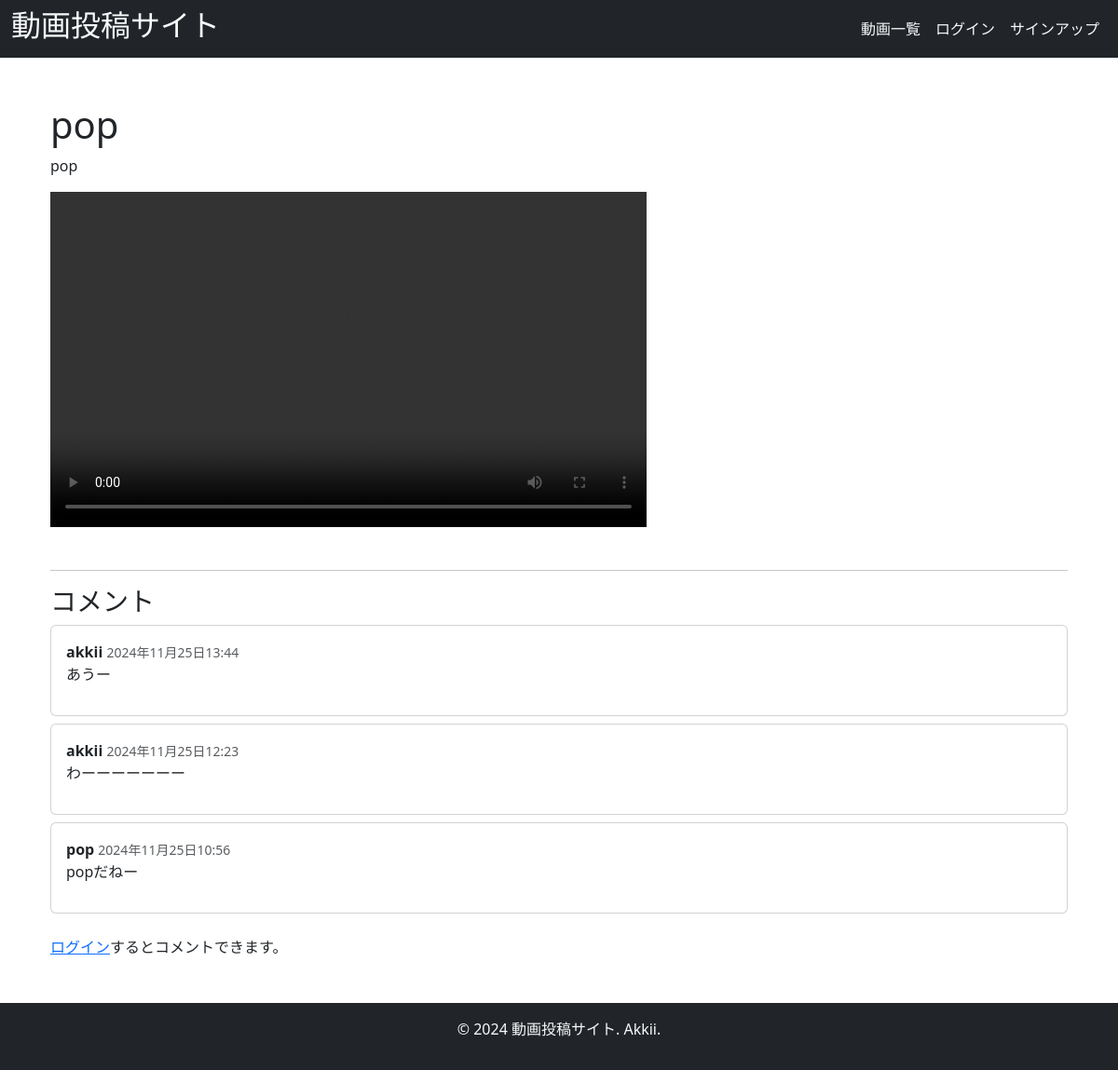
Screenshot of /video/4/ with the database file from the repository.
### videos/models.py (models this page shows, shortened)
class Video(models.Model):
    title = models.CharField(max_length=255)
    description = models.TextField(blank=True)
    video_file = models.FileField(upload_to='videos/')
    uploaded_at = models.DateTimeField(auto_now_add=True)
    uploaded_by = models.ForeignKey(User, on_delete=models.CASCADE)

class Comment(models.Model):
    video = models.ForeignKey(Video, related_name='comments', on_delete=models.CASCADE)
    user = models.ForeignKey(User, on_delete=models.CASCADE)
    content = models.TextField()
    created_at = models.DateTimeField(auto_now_add=True)

### videos/views.py (the view)
# urls.py: path('video/<int:video_id>/', views.video_detail, name='video_detail'),  # 動画詳細
def video_detail(request, video_id):
    video = get_object_or_404(Video, id=video_id)
    comments = video.comments.all().order_by('-created_at')  # コメント一覧
    if request.method == 'POST':
        if request.user.is_authenticated:
            form = CommentForm(request.POST)
            if form.is_valid():
                comment = form.save(commit=False)
                comment.video = video
                comment.user = request.user
                comment.save()
                return redirect('video_detail', video_id=video.id)
        else:
            return redirect('login')
    else:
        form = CommentForm()
    return render(request, 'videos/video_detail.html', {
        'video': video,
        'comments': comments,
        'form': form,
    })

### videos/templates/videos/video_detail.html (shortened to what this page needs)
{% extends 'base.html' %}
{% block content %}
<div class="container mt-5">
    <h1>{{ video.title }}</h1>
    <p>{{ video.description }}</p>
    <video controls class="mb-4" width="640" height="360">
        <source src="{{ video.video_file.url }}" type="video/mp4">
    </video>
    <hr>
    <h3>コメント</h3>
    {% if comments %}
        <div class="mb-4">
            {% for comment in comments %}
            <div class="card mb-2">
                <div class="card-body">
                    <strong>{{ comment.user.username }}</strong>
                    <small class="text-muted">{{ comment.created_at }}</small>
                    <p>{{ comment.content }}</p>
                </div>
            </div>
            {% endfor %}
        </div>
    {% else %}
        <p>まだコメントはありません。</p>
    {% endif %}
    {% if user.is_authenticated %}
    <hr>
    <h4>コメントを追加</h4>
    <form method="post">
        {% csrf_token %}
        {{ form.as_p }}
        <button type="submit" class="btn btn-primary">投稿</button>
    </form>
    {% else %}
    <p><a href="{% url 'login' %}">ログイン</a>するとコメントできます。</p>
    {% endif %}
</div>
{% endblock %}

### videos/templates/base.html (shortened to what this page needs)
<!DOCTYPE html>
<html lang="ja">
<head>
    <link href="https://cdn.jsdelivr.net/npm/bootstrap@5.3.0-alpha1/dist/css/bootstrap.min.css" rel="stylesheet">
    <link
    rel="stylesheet"
    href="https://cdnjs.cloudflare.com/ajax/libs/animate.css/4.1.1/animate.min.css"
    />
    <link href="https://cdnjs.cloudflare.com/ajax/libs/font-awesome/6.0.0-beta3/css/all.min.css" rel="stylesheet">
</head>
<body>
    <nav class="navbar navbar-expand-lg navbar-light bg-dark">
        <div class="container-fluid text-light ">
            <h2>動画投稿サイト</h2>
            <div class="collapse navbar-collapse" id="navbarNav">
                <ul class="navbar-nav ms-auto">
                    {% if not request.path == '/' %}
                    <li class="nav-item">
                        <a class="nav-link text-light" href="{% url 'home' %}">動画一覧</a>
                    </li>
                    {% endif %}
                    {% if user.is_authenticated %}
                        <li class="nav-item">
                            <a class="nav-link text-light" href="{% url 'logout' %}">ログアウト</a>
                        </li>
                        {% if not request.path == '/contact/' %}
                        <li class="nav-item">
                            <a class="nav-link text-light" href="{% url 'contact' %}">お問い合わせ</a>
                        </li>
                        {% endif %}
                        {% if not request.path == '/upload_video/' %}
                        <li class="nav-item">
                            <a class="nav-link text-light" href="{% url 'upload_video' %}">動画投稿</a>
                        </li>
                        {% endif %}
                    {% else %}
                        <li class="nav-item">
                            <a class="nav-link text-light" href="{% url 'login' %}">ログイン</a>
                        </li>
                        <li class="nav-item">
                            <a class="nav-link text-light" href="{% url 'signup' %}">サインアップ</a>
                        </li>
                    {% endif %}
                </ul>
            </div>
        </div>
    </nav>
    <div class="container mt-5">
        {% block content %}
        {% endblock %}
    </div>
</body>
<footer class="bg-dark text-light py-3 mt-5">
    <div class="container text-center">
        <p>&copy; 2024 動画投稿サイト. Akkii.</p>
    </div>
</footer>
</html>

### rows the page displays
Video: title "pop", description "pop"
Comment: user.username "akkii", created_at "2024年11月25日13:44", content "あうー"
Comment: user.username "akkii", created_at "2024年11月25日12:23", content "わーーーーーーー"
Comment: user.username "pop", created_at "2024年11月25日10:56", content "popだねー"
